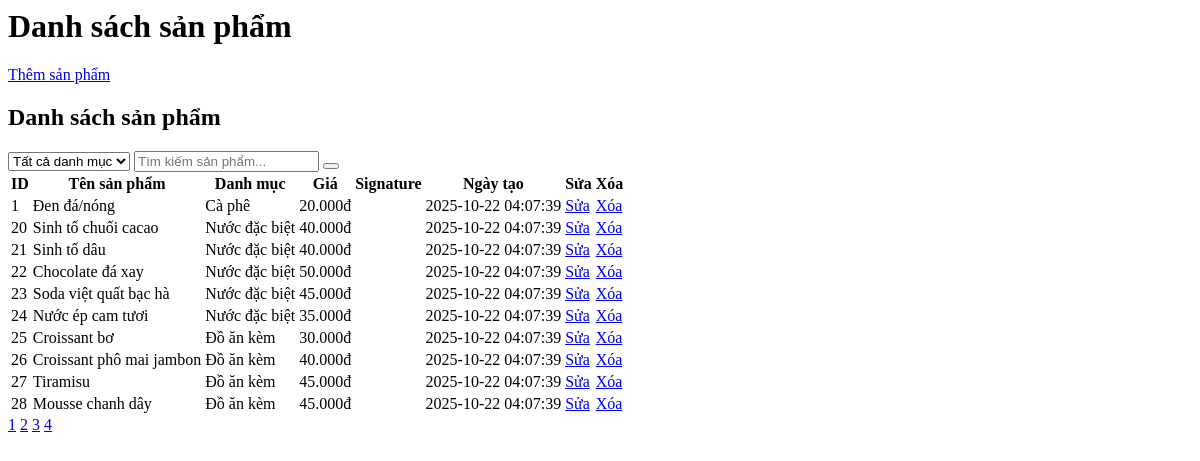
The app's page /admin/products/list.php with its own data.
### tables this page shows
CREATE TABLE products (
    product_id INT AUTO_INCREMENT PRIMARY KEY,
    category_id INT,
    name VARCHAR(100) NOT NULL,
    description TEXT,
    price DECIMAL(10,2) NOT NULL,
    image VARCHAR(255),
    is_signature BOOLEAN DEFAULT FALSE,
    created_at TIMESTAMP DEFAULT CURRENT_TIMESTAMP,
    FOREIGN KEY (category_id) REFERENCES categories(category_id)
);

CREATE TABLE categories (
    category_id INT AUTO_INCREMENT PRIMARY KEY,
    name VARCHAR(100) NOT NULL,
    description TEXT
);

### admin/products/list.php (the view, shortened to what this page needs)
<?php
include_once '../../database/db_connection.php';
$cat = isset($_GET['cat']) ? $_GET['cat'] : '';
$catFilter = $cat ? " AND c.name = '" . $conn->real_escape_string($cat) . "'" : '';
$search = isset($_GET['search']) ? $conn->real_escape_string(trim($_GET['search'])) : '';
$searchFilter = $search ? " AND (p.name LIKE '%$search%' OR CAST(p.price AS CHAR) LIKE '%$search%')" : '';
$page = isset($_GET['page']) ? max(1, intval($_GET['page'])) : 1;
$limit = 10;
$offset = ($page - 1) * $limit;
$sqlCount = "SELECT COUNT(*) FROM products p LEFT JOIN categories c ON p.category_id = c.category_id WHERE 1=1 $catFilter $searchFilter";
$total = $conn->query($sqlCount)->fetch_row()[0];
$totalPages = ceil($total / $limit);
$sql = "SELECT p.product_id, p.name, c.name AS category, p.price, p.is_signature, p.created_at FROM products p LEFT JOIN categories c ON p.category_id = c.category_id WHERE 1=1 $catFilter $searchFilter ORDER BY p.created_at DESC LIMIT $limit OFFSET $offset";
$result = $conn->query($sql);
?>
<div class="p-6">
  <div class="flex justify-between items-center mb-8">
    <h1 class="text-2xl font-bold text-gray-800 flex items-center gap-2"><i class="fa fa-coffee text-pink-500"></i> Danh sách sản phẩm</h1>
    <a href="#" data-page="products/add.php" class="bg-pink-600 hover:bg-pink-700 text-white px-6 py-2 rounded-xl font-bold shadow transition flex items-center gap-2"><i class="fa fa-plus"></i> Thêm sản phẩm</a>
  </div>
    <div class="bg-white rounded-xl shadow p-8">
      <h2 class="text-2xl font-bold mb-6 text-orange-600 flex items-center gap-2"><i class="fa fa-coffee"></i> Danh sách sản phẩm</h2>
      <div class="mb-4 flex items-center gap-2">
        <select name="cat" class="border rounded px-2 py-1">
          <option value="">Tất cả danh mục</option>
        </select>
        <input type="text" id="searchInput" placeholder="Tìm kiếm sản phẩm..." value="<?= htmlspecialchars($search) ?>" class="border rounded px-4 py-2 w-full focus:outline-none focus:ring-2 focus:ring-orange-200">
        <button id="clearSearch" class="bg-gray-500 hover:bg-gray-600 text-white px-4 py-2 rounded font-semibold"><i class="fa fa-times"></i></button>
      </div>
    <table id="productTable" class="min-w-full table-auto border-collapse">
      <thead>
        <tr class="bg-orange-100 text-orange-700">
          <th class="px-4 py-2 sortable" data-sort="product_id">ID</th>
          <th class="px-4 py-2 sortable" data-sort="name">Tên sản phẩm</th>
          <th class="px-4 py-2 sortable" data-sort="category">Danh mục</th>
          <th class="px-4 py-2 sortable" data-sort="price">Giá</th>
          <th class="px-4 py-2 sortable" data-sort="is_signature">Signature</th>
          <th class="px-4 py-2 sortable" data-sort="created_at">Ngày tạo</th>
          <th class="px-4 py-2">Sửa</th>
          <th class="px-4 py-2">Xóa</th>
        </tr>
      </thead>
      <tbody>
        <?php while ($row = $result->fetch_assoc()): ?>
        <tr class="border-b fade-in">
          <td class="px-4 py-2" data-value="<?= $row['product_id'] ?>"><?= $row['product_id'] ?></td>
          <td class="px-4 py-2" data-value="<?= htmlspecialchars($row['name']) ?>"><?= htmlspecialchars($row['name']) ?></td>
          <td class="px-4 py-2" data-value="<?= htmlspecialchars($row['category']) ?>"><?= htmlspecialchars($row['category']) ?></td>
          <td class="px-4 py-2" data-value="<?= $row['price'] ?>"><?= number_format($row['price'], 0, ',', '.') ?>đ</td>
          <td class="px-4 py-2" data-value="<?= $row['is_signature'] ?>"><?= $row['is_signature'] ? '<span class="text-orange-600 font-bold">★</span>' : '' ?></td>
          <td class="px-4 py-2" data-value="<?= $row['created_at'] ?>"><?= $row['created_at'] ?></td>
          <td class="px-4 py-2"><a href="#" data-page="products/edit.php?id=<?= $row['product_id'] ?>" class="text-orange-500 hover:underline">Sửa</a></td>
          <td class="px-4 py-2"><a href="#" data-page="products/delete.php?id=<?= $row['product_id'] ?>" class="text-red-500 hover:underline">Xóa</a></td>
        </tr>
        <?php endwhile; ?>
      </tbody>
    </table>
    <div class="mt-4 flex gap-2">
      <?php for($i=1;$i<=$totalPages;$i++): ?>
        <a href="#" data-page="products/list.php?page=<?= $i ?>&cat=<?= urlencode($cat) ?>&search=<?= urlencode($search) ?>" class="px-3 py-1 rounded <?= $i==$page ? 'bg-pink-500 text-white' : 'bg-gray-100 text-gray-700' ?>"><?= $i ?></a>
      <?php endfor; ?>
    </div>
  </div>
</div>

### admin/products/list.php (style rules this page uses)
th.sortable { cursor: pointer; user-select: none; }
.fade-in { animation: fadeIn 0.5s ease-in; }

### records on screen
products: product_id "1", name "Đen đá/nóng", category.name "Cà phê", price "20.000", $row['is_signature'] 0 (drawn), created_at "2025-10-22 04:07:39"
products: product_id "20", name "Sinh tố chuối cacao", category.name "Nước đặc biệt", price "40.000", $row['is_signature'] 0 (drawn), created_at "2025-10-22 04:07:39"
products: product_id "21", name "Sinh tố dâu", category.name "Nước đặc biệt", price "40.000", $row['is_signature'] 0 (drawn), created_at "2025-10-22 04:07:39"
products: product_id "22", name "Chocolate đá xay", category.name "Nước đặc biệt", price "50.000", $row['is_signature'] 0 (drawn), created_at "2025-10-22 04:07:39"
products: product_id "23", name "Soda việt quất bạc hà", category.name "Nước đặc biệt", price "45.000", $row['is_signature'] 0 (drawn), created_at "2025-10-22 04:07:39"
products: product_id "24", name "Nước ép cam tươi", category.name "Nước đặc biệt", price "35.000", $row['is_signature'] 0 (drawn), created_at "2025-10-22 04:07:39"
products: product_id "25", name "Croissant bơ", category.name "Đồ ăn kèm", price "30.000", $row['is_signature'] 0 (drawn), created_at "2025-10-22 04:07:39"
products: product_id "26", name "Croissant phô mai jambon", category.name "Đồ ăn kèm", price "40.000", $row['is_signature'] 0 (drawn), created_at "2025-10-22 04:07:39"
products: product_id "27", name "Tiramisu", category.name "Đồ ăn kèm", price "45.000", $row['is_signature'] 0 (drawn), created_at "2025-10-22 04:07:39"
products: product_id "28", name "Mousse chanh dây", category.name "Đồ ăn kèm", price "45.000", $row['is_signature'] 0 (drawn), created_at "2025-10-22 04:07:39"
